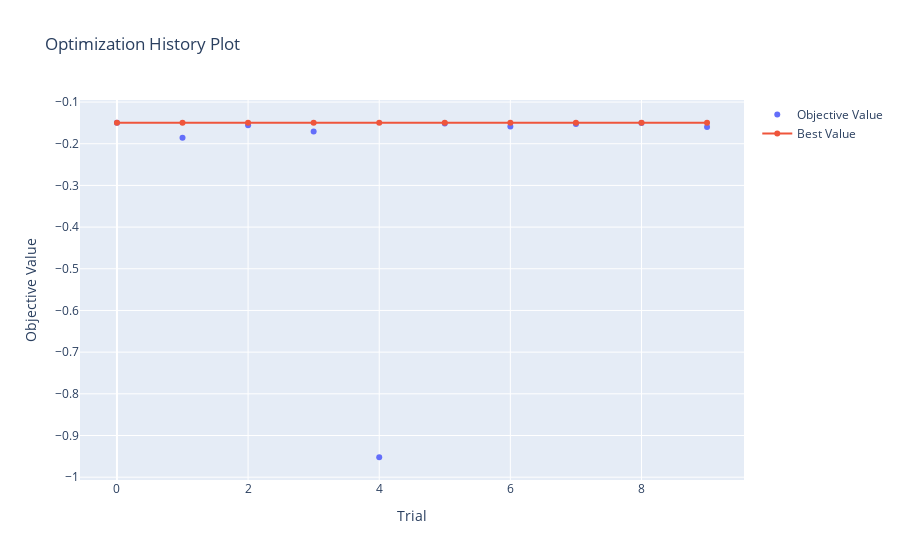

Write notebook code for a chart like this one.
### Markdown cell above
### Extreme Gradient Boosting

### Code cell
### XGBoost
import warnings
import optuna
from optuna.visualization import plot_optimization_history
import plotly.io as pio
import numpy as np
from sklearn.model_selection import train_test_split, cross_val_score
import xgboost as xgb

# Ignore all warnings
warnings.filterwarnings("ignore")

def xgboost_regressor(df, X_train, X_test, y_train, y_test):

    def objective(trial):
        param = {
            'max_depth': trial.suggest_int('max_depth', 1, 10),
            'learning_rate': trial.suggest_float('learning_rate', 0.01, 1.0),
            'n_estimators': trial.suggest_int('n_estimators', 50, 1000),
            'min_child_weight': trial.suggest_int('min_child_weight', 1, 10),
            'gamma': trial.suggest_float('gamma', 0.01, 1.0),
            'subsample': trial.suggest_float('subsample', 0.01, 1.0),
            'colsample_bytree': trial.suggest_float('colsample_bytree', 0.01, 1.0),
            'reg_alpha': trial.suggest_float('reg_alpha', 0.01, 1.0),
            'reg_lambda': trial.suggest_float('reg_lambda', 0.01, 1.0),
            'random_state': 42
        }
        model = xgb.XGBRegressor(**param)
        scores = cross_val_score(model, X_train, y_train, 
                                 cv=KFold(n_splits=5,
                                          shuffle=True,
                                          random_state=42),
                                 scoring='neg_mean_absolute_percentage_error'
                                ) # Train set is split into 3 folds, the model is trained on 2 folds and evaluated on the remaining fold. This is repeated 3 times, and the average of the 3 scores is returned.
        # Return the mean of 3 scores
        return scores.mean()
    
    study = optuna.create_study(direction='maximize', study_name='XGBRegression')
    study.optimize(objective, n_trials=10) # n_trials is the number of trials to run, each run is evaluated by cross validation score
    
    print('Best parameters for XGB regression', study.best_params)
    print('Best MAPE score for XGB regression training:', -1*study.best_value)
    
    model = xgb.XGBRegressor(**study.best_params)
    model.fit(X_train, y_train)
    fig = plot_optimization_history(study)
    pio.show(fig)
    
    y_pred = model.predict(X_test)
    mape = mean_absolute_percentage_error(y_test, y_pred)
    print("MAPE for XGB regression testing:", mape)

    return model

def xgb_report(model, X_train, X_test, y_test, df):

    ## Feature importance
    xgb.plot_importance(model)
    plt.show()

model = xgboost_regressor(df, X_train, X_test, y_train, y_test)
df['Prediction_XGB'] = model.predict(df[features])
xgb_report(model, X_train, X_test, y_test, df)

### Figure 1 — Plotly figure (JSON) as saved in the notebook; plotly's stock layout.template omitted (floating-point values rounded to 4 significant figures)
{"data": [{"mode": "markers", "name": "Objective Value", "type": "scatter", "x": [0, 1, 2, 3, 4, 5, 6, 7, 8, 9], "y": [-0.1496, -0.1855, -0.1556, -0.1705, -0.9522, -0.1515, -0.1588, -0.1525, -0.1504, -0.1596]}, {"name": "Best Value", "type": "scatter", "x": [0, 1, 2, 3, 4, 5, 6, 7, 8, 9], "y": [-0.1496, -0.1496, -0.1496, -0.1496, -0.1496, -0.1496, -0.1496, -0.1496, -0.1496, -0.1496]}], "layout": {"title": {"text": "Optimization History Plot"}, "xaxis": {"title": {"text": "Trial"}}, "yaxis": {"title": {"text": "Objective Value"}}}}
